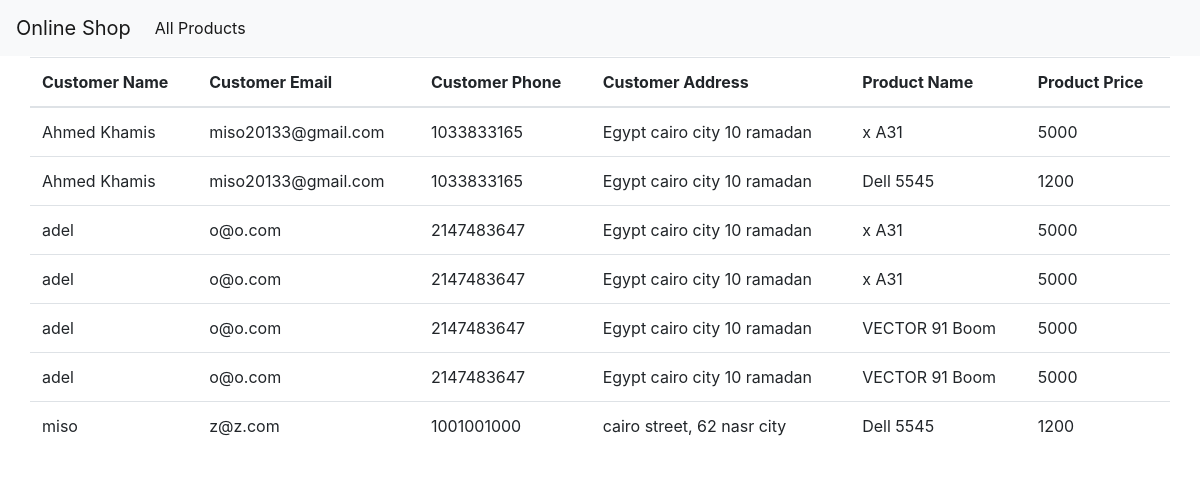
/orders.php, run on the app's committed database.
### tables this page shows
CREATE TABLE `details` (
  `id` int(11) NOT NULL,
  `order_id` int(11) NOT NULL,
  `product_id` int(11) NOT NULL,
  `pirceEach` int(11) NOT NULL
);

CREATE TABLE `orders` (
  `order_id` int(11) NOT NULL,
  `CustomerName` varchar(255) NOT NULL,
  `CustomerEmail` varchar(255) NOT NULL,
  `CustomerPhone` int(11) NOT NULL,
  `CustomerAddress` varchar(255) NOT NULL
);

CREATE TABLE `products` (
  `id` int(11) NOT NULL,
  `name` varchar(100) NOT NULL,
  `des` text NOT NULL,
  `img` varchar(100) NOT NULL,
  `price` double NOT NULL,
  `created_at` timestamp NOT NULL DEFAULT current_timestamp(),
  `cat_id` int(11) NOT NULL
);

### classes/MySql.php (called while the page is built)
<?php
class MySql{
    private $host='localhost' ;
    private $username='root' ;
    private $password='' ;
    private $dbname='shop' ;
    protected function connect(){
        $dsn='mysql:host='.$this->host.';dbname='.$this->dbname ;
        $conn=new PDO($dsn,$this->username,$this->password) ;
        $conn->setAttribute(PDO::ATTR_DEFAULT_FETCH_MODE,PDO::FETCH_ASSOC) ;
        return $conn ;
    }
}

### classes/Order.php (called while the page is built, shortened)
<?php
require_once 'MySql.php' ;
class Order extends MySql{
public function getAll(){
    $query='SELECT * FROM orders' ;
    $stmt=$this->connect()->prepare($query) ;
    $stmt->execute() ;
    while($result=$stmt->fetchAll()){
        return $result ;
    }
}
}

### classes/Orderdetails.php (called while the page is built, shortened)
<?php
require_once 'MySql.php' ;
class Orderdetails extends MySql{
public function getOne($product_id ){
    $sql="SELECT * FROM details WHERE order_id =:order_id" ;
    $stmt=$this->connect()->prepare($sql);
    $stmt->bindparam("order_id",$product_id ) ;
    $stmt->execute() ;
    while($result=$stmt->fetchAll()){
        return $result ;
    }
}
}

### classes/Products.php (called while the page is built, shortened)
<?php
require_once 'MySql.php' ;
class Products extends MySql{
public function getOne($id){
    $sql="SELECT * FROM products WHERE id =:id" ;
    $stmt=$this->connect()->prepare($sql);
    $stmt->bindparam("id",$id) ;
    $stmt->execute() ;
    $result=$stmt->fetch() ;
    if($result==null){
        echo "no data is found" ;
        die ;
    }else{
    return $result ;
    }
}
}

### orders.php (the view, shortened to what this page needs)
<?php include 'inc/header.php' ?>
<?php require_once 'classes/Products.php' ?>
<?php require_once 'classes/order.php' ?>
<?php require_once 'classes/Orderdetails.php' ?>
<div class="container">
  <div class="row">
    <table class="table">
      <div class="col-lg">
        <thead>
          <tr>
            <th scope="col">Customer Name</th>
            <th scope="col">Customer Email</th>
            <th scope="col">Customer Phone</th>
            <th scope="col">Customer Address</th>
            <th scope="col">Product Name</th>
            <th scope="col">Product Price</th>
          </tr>
        </thead>
        <tbody>
          <?php
           $orderDetails = new Orderdetails();
           $order = new Order();
           $orders = $order->getAll();
           $products = new Products();
           $id = [];
           foreach ($orders as $order) :
             array_push($id, $order['order_id']);
             $get = $orderDetails->getOne($order['order_id']);
             foreach ($get as $gets) :
               $one = $products->getOne($gets['product_id']);
           ?>
              <tr>
                <td><?php echo   $order['CustomerName'] ?></td>
                <td><?php echo   $order['CustomerEmail'] ?></td>
                <td><?php echo   $order['CustomerPhone'] ?></td>
                <td><?php echo   $order['CustomerAddress'] ?></td>
                <td><?php echo   $one['name'] ?></td>
                <td><?php echo   $gets['pirceEach'] ?></td>
              </tr>
            <?php endforeach; ?>
          <?php endforeach; ?>
    </table>
  </div>
</div>

### data on the page
details: order.CustomerName "Ahmed Khamis", order.CustomerEmail "miso20133@gmail.com", order.CustomerPhone "1033833165", order.CustomerAddress "Egypt cairo city 10 ramadan", product.name "x A31", pirceEach "5000"
details: order.CustomerName "Ahmed Khamis", order.CustomerEmail "miso20133@gmail.com", order.CustomerPhone "1033833165", order.CustomerAddress "Egypt cairo city 10 ramadan", product.name "Dell 5545", pirceEach "1200"
details: order.CustomerName "adel", order.CustomerEmail "o@o.com", order.CustomerPhone "2147483647", order.CustomerAddress "Egypt cairo city 10 ramadan", product.name "x A31", pirceEach "5000"
details: order.CustomerName "adel", order.CustomerEmail "o@o.com", order.CustomerPhone "2147483647", order.CustomerAddress "Egypt cairo city 10 ramadan", product.name "x A31", pirceEach "5000"
details: order.CustomerName "adel", order.CustomerEmail "o@o.com", order.CustomerPhone "2147483647", order.CustomerAddress "Egypt cairo city 10 ramadan", product.name "VECTOR 91 Boom", pirceEach "5000"
details: order.CustomerName "adel", order.CustomerEmail "o@o.com", order.CustomerPhone "2147483647", order.CustomerAddress "Egypt cairo city 10 ramadan", product.name "VECTOR 91 Boom", pirceEach "5000"
details: order.CustomerName "miso", order.CustomerEmail "z@z.com", order.CustomerPhone "1001001000", order.CustomerAddress "cairo street, 62 nasr city", product.name "Dell 5545", pirceEach "1200"
